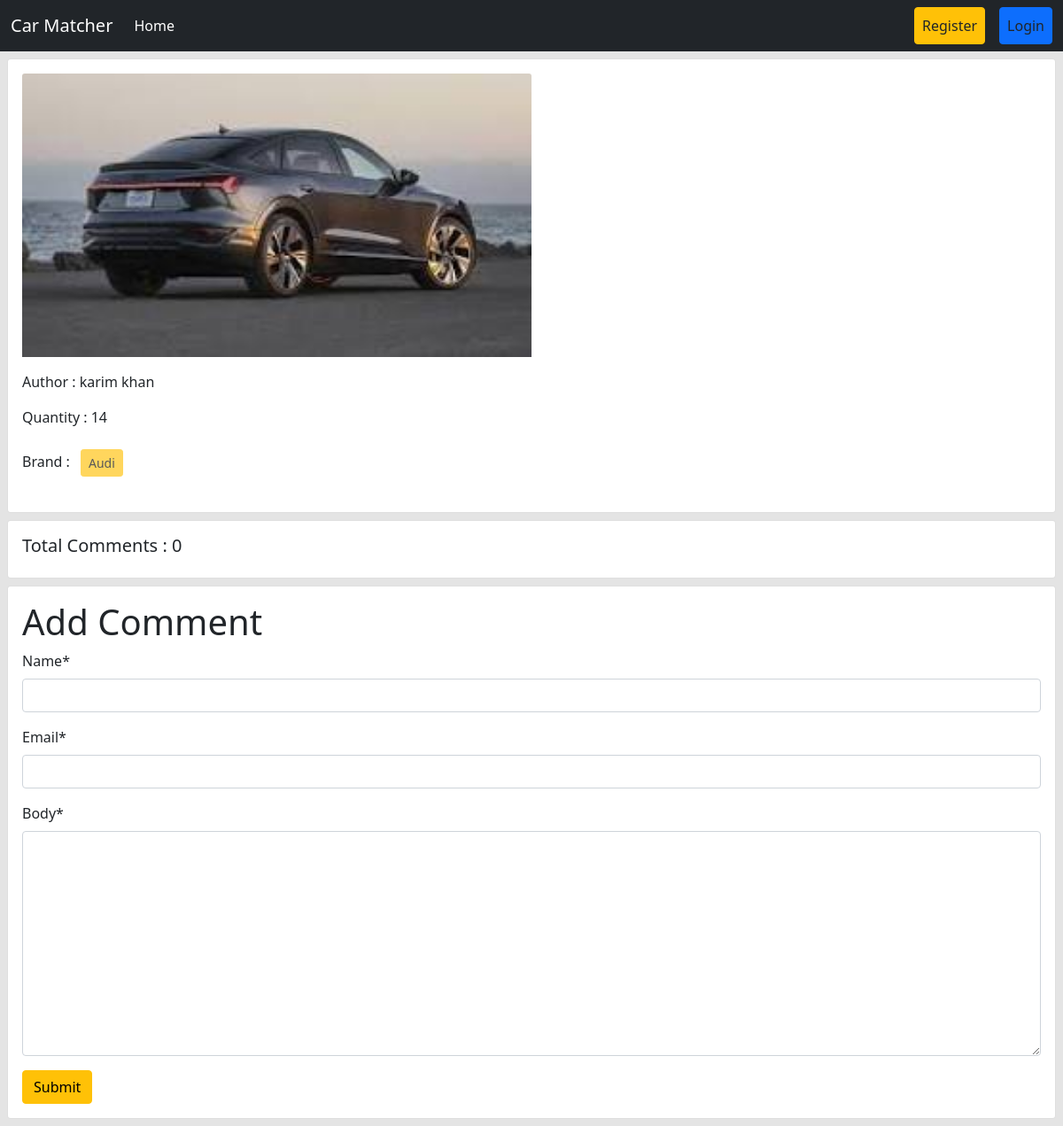
Screenshot of /car/details/4/ with the database file from the repository.
### car/models.py (models this page shows, shortened)
class Car(models.Model):
    name = models.CharField(max_length=50)
    description = models.TextField()
    brand = models.ForeignKey(Brand,on_delete=models.CASCADE)
    price = models.IntegerField()
    author = models.ForeignKey(User, on_delete=models.CASCADE)
    image = models.ImageField(upload_to='car/media/uploads/', blank = True, null = True)
    quantity = models.IntegerField(blank = True, null = True)

### brand/models.py (models this page shows, shortened)
class Brand(models.Model):
    name = models.CharField(max_length=100)
    slug = models.SlugField(max_length=100,unique=True, null=True, blank=True)

### car/views.py (the view, shortened to what this page needs)
# urls.py: path('details/<int:id>/', views.DetailCarView.as_view(), name='detail_car'),
class DetailCarView(DetailView):
    model = models.Car
    pk_url_kwarg = 'id'
    template_name = 'car_details.html'
    def get_context_data(self, **kwargs):
        context = super().get_context_data(**kwargs)
        car = self.object
        comments = car.comments.all()
        comment_form = forms.CommentForm()
        context['comments'] = comments
        context['comment_form'] = comment_form
        return context

### car/forms.py
class CommentForm(forms.ModelForm):
    class Meta:
        model = Comment
        fields = ['name', 'email', 'body']

### car/templates/car_details.html (shortened to what this page needs)
{% extends 'base.html' %}
{% load crispy_forms_tags %}
{% block content %}
<div class="col-12">
    <div class="card m-2">
        <div class="card-body">
            <img src="{{car.image.url}}" class="card-img-top" alt="..." style="width:50%;">
            <p>Author : {{car.author.first_name}} {{car.author.last_name}}</p>
             <p>Quantity : {{car.quantity}}</p>
            <p>
                Brand :
                <button class="btn btn-warning btn-sm m-2" disabled>
                    {{car.brand.name}}
                </button>
            </p>
        </div>
    </div>
</div>
<div class="card m-2">
    <h5 class="p-3">Total Comments : {{comments | length}}</h5>
</div>
<div class="card m-2">
    <div class="card-body">
        <form method="post">
            <h1>Add Comment</h1>
            {{comment_form | crispy}}
            <button class="btn btn-warning">Submit</button>
    </div>
</div>
{% endblock %}

### rows the page displays
Car: image (picture), author.first_name "karim", author.last_name "khan", quantity "14", brand.name "Audi"

### other values shown
{{ comments | length }} "0"
